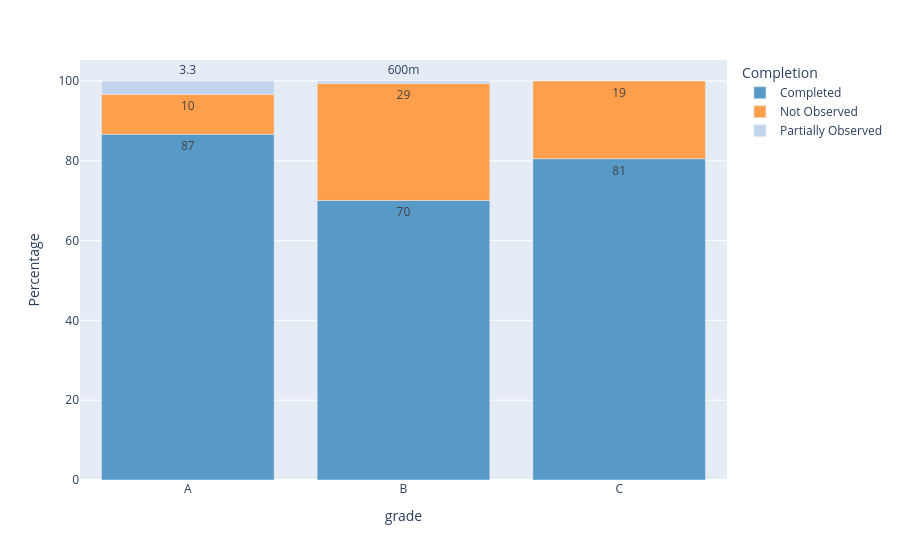

The notebook cell this image was saved under:
### Code cell
#create plot
px.bar(count_by_grade_comp.reset_index(), 
             x='grade', 
             y='Percentage', 
             color='Completion',
             category_orders={'grade': ['A', 'B', 'C'], 'completion': ['Completed', 'Partially Observed', 'Not Observed']},
             color_discrete_map=custom_palette,
             #title=titulo,
             text_auto='.2s')

### Figure 1 — Plotly figure (JSON) as saved in the notebook; plotly's stock layout.template omitted (floating-point values rounded to 4 significant figures)
{"data": [{"alignmentgroup": "True", "hovertemplate": "Completion=Completed<br>grade=%{x}<br>Percentage=%{y}<extra></extra>", "legendgroup": "Completed", "marker": {"color": "#5799C7", "pattern": {"shape": ""}}, "name": "Completed", "offsetgroup": "Completed", "orientation": "v", "showlegend": true, "textposition": "auto", "texttemplate": "%{y:.2s}", "type": "bar", "x": ["A", "B", "C"], "xaxis": "x", "y": [86.67, 70.06, 80.53], "yaxis": "y"}, {"alignmentgroup": "True", "hovertemplate": "Completion=Not Observed<br>grade=%{x}<br>Percentage=%{y}<extra></extra>", "legendgroup": "Not Observed", "marker": {"color": "#FF9F4B", "pattern": {"shape": ""}}, "name": "Not Observed", "offsetgroup": "Not Observed", "orientation": "v", "showlegend": true, "textposition": "auto", "texttemplate": "%{y:.2s}", "type": "bar", "x": ["A", "B", "C"], "xaxis": "x", "y": [10, 29.34, 19.47], "yaxis": "y"}, {"alignmentgroup": "True", "hovertemplate": "Completion=Partially Observed<br>grade=%{x}<br>Percentage=%{y}<extra></extra>", "legendgroup": "Partially Observed", "marker": {"color": "#C3D5EE", "pattern": {"shape": ""}}, "name": "Partially Observed", "offsetgroup": "Partially Observed", "orientation": "v", "showlegend": true, "textposition": "auto", "texttemplate": "%{y:.2s}", "type": "bar", "x": ["A", "B"], "xaxis": "x", "y": [3.333, 0.5988], "yaxis": "y"}], "layout": {"barmode": "relative", "legend": {"title": {"text": "Completion"}, "tracegroupgap": 0}, "margin": {"t": 60}, "xaxis": {"anchor": "y", "categoryarray": ["A", "B", "C"], "categoryorder": "array", "domain": [0, 1], "title": {"text": "grade"}}, "yaxis": {"anchor": "x", "domain": [0, 1], "title": {"text": "Percentage"}}}}
